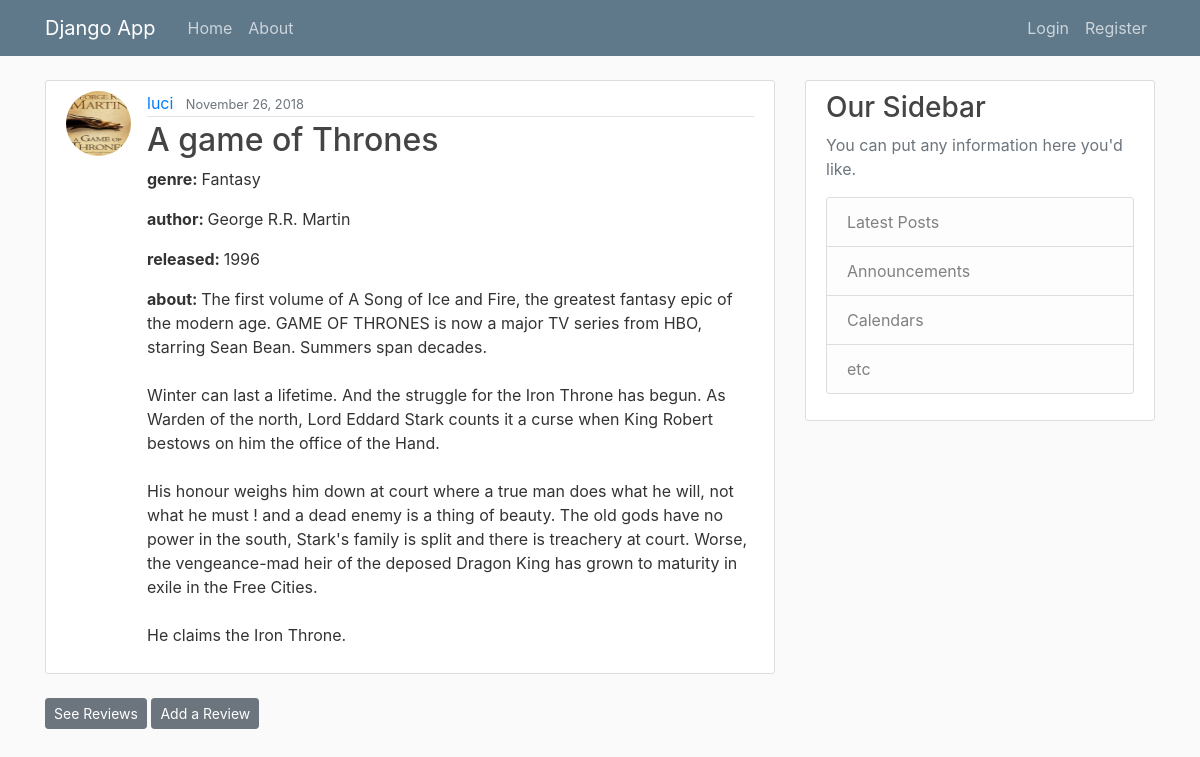
Page /books/1/ on the committed database.
### blog/models.py (models this page shows, shortened)
class Books(models.Model):
    title = models.CharField(max_length=100)
    genre = models.CharField(max_length=20)
    book_author = models.CharField(max_length=40, default="")
    year_released = models.IntegerField(default=datetime.now().year)
    avg_rating = models.IntegerField(default=1)
    content = models.TextField()
    date_posted = models.DateTimeField(default=timezone.now)
    author = models.ForeignKey(User, on_delete=models.CASCADE)
    image = models.ImageField(default='book.png', upload_to='book_pics')

### blog/views.py (the view)
# urls.py: path('books/<int:pk>/', PostDetailView.as_view(), name='books-detail'),
class PostDetailView(DetailView):
    model = Books

### blog/templates/blog/books_detail.html (shortened to what this page needs)
{% extends "blog/base.html" %}
{% block content %}
        <article class="media content-section">
            <img class="rounded-circle article-img" src="{{ object.image.url }}">
            <div class="media-body">
              <div class="article-metadata">
                <a class="mr-2" href="{% url 'user-posts' object.author.username %}">{{ object.author }}</a>
                <small class="text-muted">{{ object.date_posted|date:"F d, Y" }}</small>
               </div>
              <h2 class="article-title">{{ object.title }}</h2>
             <p class="article-genre"><strong>genre: </strong> {{ object.genre }}</p>
             <p class="article-author"><strong>author: </strong>{{ object.book_author }}</p>
             <p class="article-year_released"><strong>released: </strong>{{ object.year_released }}</p>
             <p class="article-content"><strong>about: </strong>{{ object.content }}</p>
            </div>
        </article>
        <div>
            <a class="btn btn-secondary btn-sm mt-1 mb-1" href="{% url 'book-reviews' object.id %}">See Reviews</a>
            <a class="btn btn-secondary btn-sm mt-1 mb-1" href="{% url 'add-review' object.id %}">Add a Review</a>
        </div>
{% endblock content %}

### blog/static/blog/main.css (style rules this page uses)
body { background: #fafafa; color: #333333; margin-top: 5rem; }
h1, h2, h3, h4, h5, h6 { color: #444444; }
.content-section { background: #ffffff; padding: 10px 20px; border: 1px solid #dddddd; border-radius: 3px; margin-bottom: 20px; }
.article-title { color: #444444; }
.article-content { white-space: pre-line; }
.article-img { height: 65px; width: 65px; margin-right: 16px; }
.article-metadata { padding-bottom: 1px; margin-bottom: 4px; border-bottom: 1px solid #e3e3e3 }

### rows in the picture
Books: image (picture), author "luci", date_posted "November 26, 2018", title "A game of Thrones", genre "Fantasy", book_author "George R.R. Martin", year_released "1996", content "The first volume of A Song of Ice and Fire, the greatest fantasy epic of the modern age. GAME OF THRONES is now a major TV series from HBO, starring Sean Bean. Summers span decades. Winter can last a lifetime. And the struggle for the Iron Throne has begun. As Warden of the north, Lord Eddard Stark counts it a curse when King Robert bestows on him the office of the Hand. His honour weighs him down at court where a true man does what he will, not what he must ! and a dead enemy is a thing of beauty. The old gods have no power in the south, Stark's family is split and there is treachery at court. Worse, the vengeance-mad heir of the deposed Dragon King has grown to maturity in exile in the…"
